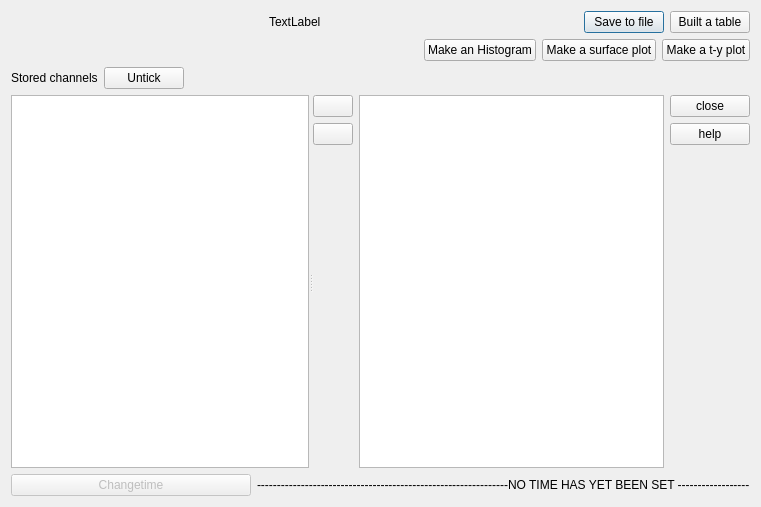
<?xml version="1.0" encoding="UTF-8"?>
<ui version="4.0">
 <class>channelWindow</class>
 <widget class="QDialog" name="channelWindow">
  <property name="windowModality">
   <enum>Qt::NonModal</enum>
  </property>
  <property name="geometry">
   <rect>
    <x>0</x>
    <y>0</y>
    <width>761</width>
    <height>507</height>
   </rect>
  </property>
  <property name="windowTitle">
   <string>Selecting itens to plot/download</string>
  </property>
  <property name="windowIcon">
   <iconset resource="../Ressources.qrc">
    <normaloff>:/Icons/Icons/getchannels.svg</normaloff>:/Icons/Icons/getchannels.svg</iconset>
  </property>
  <property name="sizeGripEnabled">
   <bool>false</bool>
  </property>
  <property name="modal">
   <bool>false</bool>
  </property>
  <layout class="QGridLayout" name="gridLayout">
   <property name="sizeConstraint">
    <enum>QLayout::SetNoConstraint</enum>
   </property>
   <item row="0" column="0">
    <layout class="QVBoxLayout" name="verticalLayout_3">
     <item>
      <layout class="QHBoxLayout" name="horizontalLayout_8">
       <item>
        <spacer name="horizontalSpacer_7">
         <property name="orientation">
          <enum>Qt::Horizontal</enum>
         </property>
         <property name="sizeHint" stdset="0">
          <size>
           <width>40</width>
           <height>20</height>
          </size>
         </property>
        </spacer>
       </item>
       <item>
        <widget class="QLabel" name="databasename">
         <property name="text">
          <string>TextLabel</string>
         </property>
        </widget>
       </item>
       <item>
        <spacer name="horizontalSpacer">
         <property name="orientation">
          <enum>Qt::Horizontal</enum>
         </property>
         <property name="sizeHint" stdset="0">
          <size>
           <width>40</width>
           <height>20</height>
          </size>
         </property>
        </spacer>
       </item>
       <item>
        <widget class="QPushButton" name="savetofile">
         <property name="enabled">
          <bool>true</bool>
         </property>
         <property name="text">
          <string>Save to file</string>
         </property>
         <property name="icon">
          <iconset resource="../Ressources.qrc">
           <normaloff>:/Icons/Icons/floppy16.svg</normaloff>:/Icons/Icons/floppy16.svg</iconset>
         </property>
        </widget>
       </item>
       <item>
        <widget class="QPushButton" name="builtatable">
         <property name="text">
          <string>Built a table</string>
         </property>
         <property name="icon">
          <iconset resource="../Ressources.qrc">
           <normaloff>:/Icons/Icons/spreadsheet6.svg</normaloff>:/Icons/Icons/spreadsheet6.svg</iconset>
         </property>
        </widget>
       </item>
      </layout>
     </item>
     <item>
      <layout class="QHBoxLayout" name="horizontalLayout_4">
       <item>
        <spacer name="horizontalSpacer_2">
         <property name="orientation">
          <enum>Qt::Horizontal</enum>
         </property>
         <property name="sizeHint" stdset="0">
          <size>
           <width>40</width>
           <height>20</height>
          </size>
         </property>
        </spacer>
       </item>
       <item>
        <widget class="QPushButton" name="makeanhistogram">
         <property name="text">
          <string>Make an Histogram</string>
         </property>
         <property name="icon">
          <iconset resource="../Ressources.qrc">
           <normaloff>:/Icons/Icons/chart15.svg</normaloff>:/Icons/Icons/chart15.svg</iconset>
         </property>
        </widget>
       </item>
       <item>
        <widget class="QPushButton" name="makeasurfaceplot">
         <property name="text">
          <string>Make a surface plot</string>
         </property>
         <property name="icon">
          <iconset resource="../Ressources.qrc">
           <normaloff>:/Icons/Icons/banana4.svg</normaloff>:/Icons/Icons/banana4.svg</iconset>
         </property>
        </widget>
       </item>
       <item>
        <widget class="QPushButton" name="makeatyplot">
         <property name="text">
          <string>Make a t-y plot</string>
         </property>
         <property name="icon">
          <iconset resource="../Ressources.qrc">
           <normaloff>:/Icons/Icons/educational15.svg</normaloff>:/Icons/Icons/educational15.svg</iconset>
         </property>
        </widget>
       </item>
      </layout>
     </item>
     <item>
      <layout class="QVBoxLayout" name="verticalLayout_2">
       <item>
        <layout class="QHBoxLayout" name="horizontalLayout_12">
         <item>
          <layout class="QHBoxLayout" name="horizontalLayout_11">
           <item>
            <widget class="QLabel" name="label">
             <property name="text">
              <string>Stored channels</string>
             </property>
            </widget>
           </item>
           <item>
            <widget class="QPushButton" name="Untick">
             <property name="toolTip">
              <string>&lt;html&gt;&lt;head/&gt;&lt;body&gt;&lt;p&gt;all the sellected itens will be desellected.&lt;/p&gt;&lt;/body&gt;&lt;/html&gt;</string>
             </property>
             <property name="text">
              <string>Untick</string>
             </property>
             <property name="icon">
              <iconset resource="../Ressources.qrc">
               <normaloff>:/Icons/Icons/erasechecked.svg</normaloff>:/Icons/Icons/erasechecked.svg</iconset>
             </property>
             <property name="iconSize">
              <size>
               <width>16</width>
               <height>16</height>
              </size>
             </property>
            </widget>
           </item>
          </layout>
         </item>
         <item>
          <spacer name="horizontalSpacer_8">
           <property name="orientation">
            <enum>Qt::Horizontal</enum>
           </property>
           <property name="sizeHint" stdset="0">
            <size>
             <width>40</width>
             <height>20</height>
            </size>
           </property>
          </spacer>
         </item>
        </layout>
       </item>
       <item>
        <layout class="QHBoxLayout" name="horizontalLayout_3">
         <item>
          <widget class="QSplitter" name="splitter">
           <property name="orientation">
            <enum>Qt::Horizontal</enum>
           </property>
           <widget class="QTreeView" name="treeView">
            <property name="sortingEnabled">
             <bool>false</bool>
            </property>
           </widget>
           <widget class="QWidget" name="layoutWidget">
            <layout class="QHBoxLayout" name="horizontalLayout">
             <item>
              <layout class="QVBoxLayout" name="verticalLayout">
               <item>
                <widget class="QPushButton" name="all">
                 <property name="toolTip">
                  <string>&lt;html&gt;&lt;head/&gt;&lt;body&gt;&lt;p&gt;will select all the ticked left fields&lt;/p&gt;&lt;/body&gt;&lt;/html&gt;</string>
                 </property>
                 <property name="text">
                  <string/>
                 </property>
                 <property name="icon">
                  <iconset resource="../Ressources.qrc">
                   <normaloff>:/Icons/Icons/doubleforward.svg</normaloff>:/Icons/Icons/doubleforward.svg</iconset>
                 </property>
                </widget>
               </item>
               <item>
                <widget class="QPushButton" name="takeback">
                 <property name="toolTip">
                  <string>&lt;html&gt;&lt;head/&gt;&lt;body&gt;&lt;p&gt;Will clear all the right items,&lt;/p&gt;&lt;p&gt;regardeless of theirs check status.&lt;/p&gt;&lt;/body&gt;&lt;/html&gt;</string>
                 </property>
                 <property name="text">
                  <string/>
                 </property>
                 <property name="icon">
                  <iconset resource="../Ressources.qrc">
                   <normaloff>:/Icons/Icons/left75.svg</normaloff>:/Icons/Icons/left75.svg</iconset>
                 </property>
                </widget>
               </item>
               <item>
                <spacer name="verticalSpacer">
                 <property name="orientation">
                  <enum>Qt::Vertical</enum>
                 </property>
                 <property name="sizeHint" stdset="0">
                  <size>
                   <width>20</width>
                   <height>40</height>
                  </size>
                 </property>
                </spacer>
               </item>
              </layout>
             </item>
             <item>
              <widget class="QListView" name="listView">
               <property name="toolTip">
                <string>&lt;html&gt;&lt;head/&gt;&lt;body&gt;&lt;p&gt;Only the ticked itens in this panel will be saved to file, displayed in a table or plotted.&lt;/p&gt;&lt;p&gt;&lt;br/&gt;&lt;/p&gt;&lt;p&gt;For downloading into a file or displaying  in a table one can mix strings with numerical itens.&lt;/p&gt;&lt;p&gt;&lt;br/&gt;&lt;/p&gt;&lt;p&gt;For plotting only the numerical itens will be considered and a multiaxis plot will be displayed. Pointless to choose more that 5 or six itens to display in the same plot. The several axis will take over the all the canvas space.&lt;/p&gt;&lt;p&gt;&lt;br/&gt;&lt;/p&gt;&lt;p/&gt;&lt;/body&gt;&lt;/html&gt;</string>
               </property>
               <property name="dragEnabled">
                <bool>true</bool>
               </property>
               <property name="dragDropMode">
                <enum>QAbstractItemView::DragDrop</enum>
               </property>
               <property name="defaultDropAction">
                <enum>Qt::MoveAction</enum>
               </property>
              </widget>
             </item>
            </layout>
           </widget>
          </widget>
         </item>
         <item>
          <layout class="QVBoxLayout" name="verticalLayout_5">
           <item>
            <widget class="QPushButton" name="cancel">
             <property name="sizePolicy">
              <sizepolicy hsizetype="Minimum" vsizetype="Minimum">
               <horstretch>0</horstretch>
               <verstretch>0</verstretch>
              </sizepolicy>
             </property>
             <property name="text">
              <string>close</string>
             </property>
             <property name="icon">
              <iconset resource="../Ressources.qrc">
               <normaloff>:/Icons/Icons/cancel4.svg</normaloff>:/Icons/Icons/cancel4.svg</iconset>
             </property>
             <property name="iconSize">
              <size>
               <width>16</width>
               <height>16</height>
              </size>
             </property>
            </widget>
           </item>
           <item>
            <widget class="QPushButton" name="help">
             <property name="enabled">
              <bool>true</bool>
             </property>
             <property name="sizePolicy">
              <sizepolicy hsizetype="Minimum" vsizetype="Minimum">
               <horstretch>0</horstretch>
               <verstretch>0</verstretch>
              </sizepolicy>
             </property>
             <property name="text">
              <string>help</string>
             </property>
             <property name="icon">
              <iconset resource="../Ressources.qrc">
               <normaloff>:/Icons/Icons/information11.svg</normaloff>:/Icons/Icons/information11.svg</iconset>
             </property>
             <property name="iconSize">
              <size>
               <width>16</width>
               <height>16</height>
              </size>
             </property>
            </widget>
           </item>
           <item>
            <layout class="QHBoxLayout" name="horizontalLayout_9"/>
           </item>
           <item>
            <spacer name="verticalSpacer_3">
             <property name="orientation">
              <enum>Qt::Vertical</enum>
             </property>
             <property name="sizeHint" stdset="0">
              <size>
               <width>20</width>
               <height>40</height>
              </size>
             </property>
            </spacer>
           </item>
          </layout>
         </item>
        </layout>
       </item>
      </layout>
     </item>
     <item>
      <layout class="QHBoxLayout" name="horizontalLayout_2">
       <item>
        <widget class="QPushButton" name="timebutton">
         <property name="enabled">
          <bool>false</bool>
         </property>
         <property name="text">
          <string>Changetime</string>
         </property>
         <property name="icon">
          <iconset resource="../Ressources.qrc">
           <normaloff>:/Icons/Icons/alarm27.svg</normaloff>:/Icons/Icons/alarm27.svg</iconset>
         </property>
        </widget>
       </item>
       <item>
        <widget class="QLabel" name="timelabel">
         <property name="text">
          <string>---------------------------------------------------------------NO TIME HAS YET BEEN SET ------------------</string>
         </property>
        </widget>
       </item>
      </layout>
     </item>
    </layout>
   </item>
  </layout>
 </widget>
 <resources>
  <include location="../Ressources.qrc"/>
 </resources>
 <connections/>
</ui>
